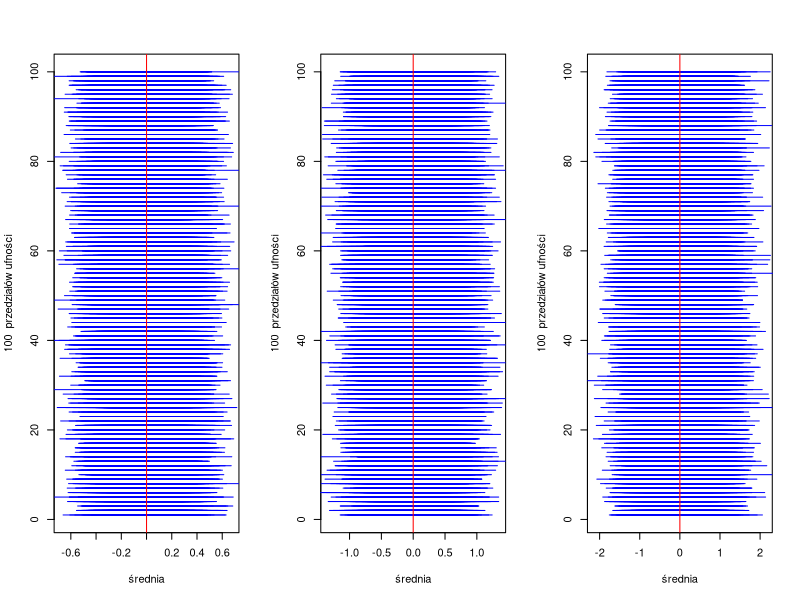
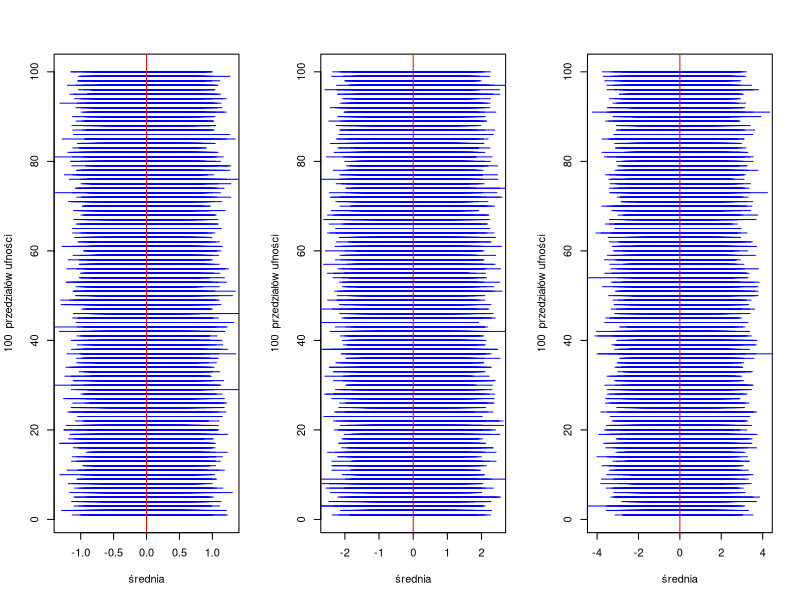
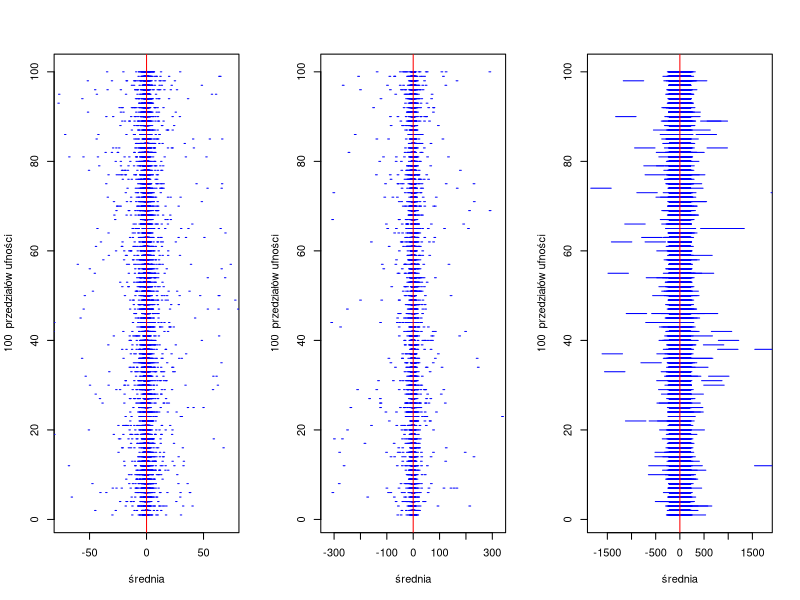
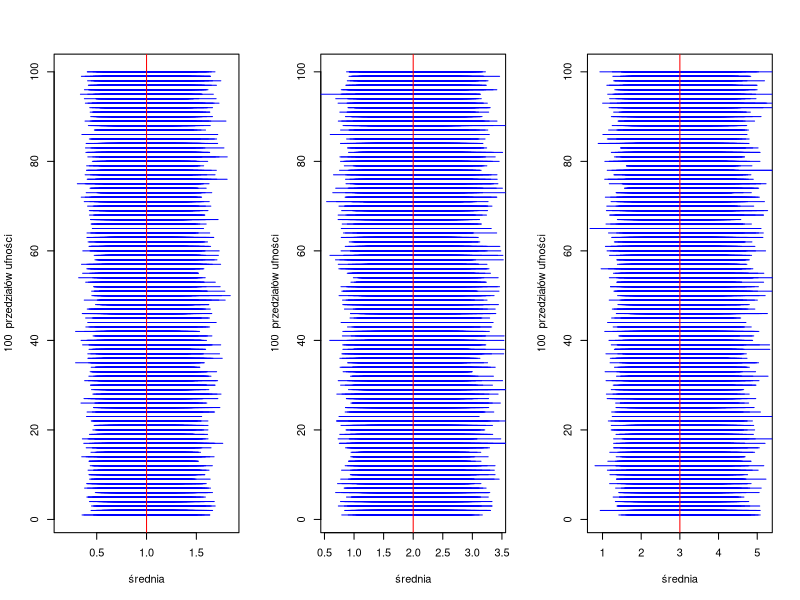
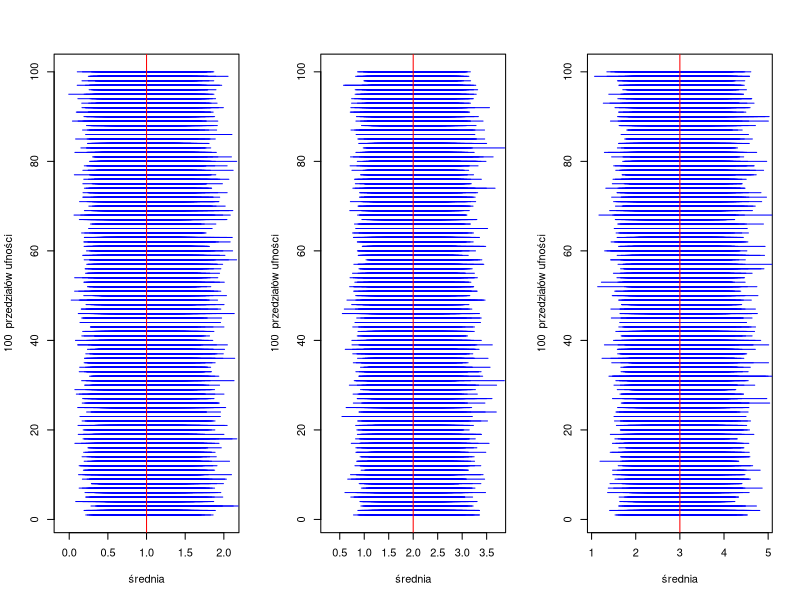
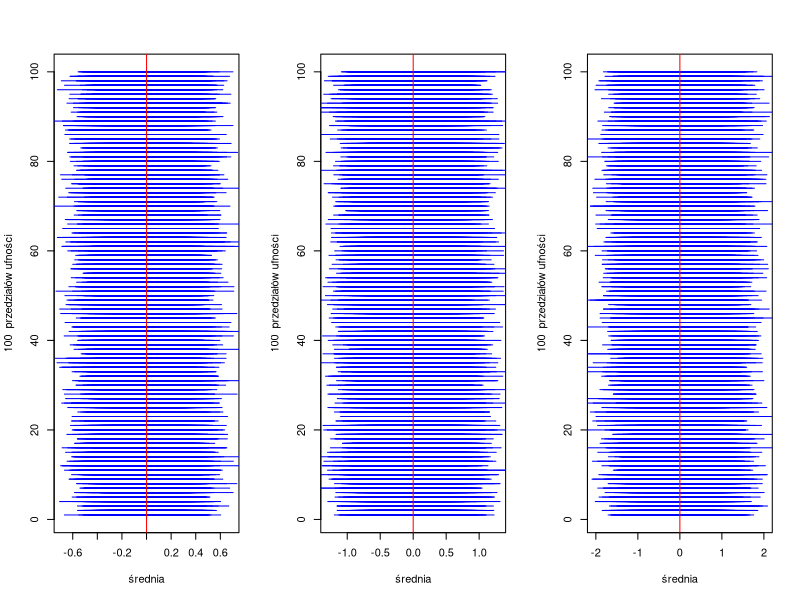

Write the R code that produced these figures, in order. (Note: a time limit stopped this script after it produced the figures.)
## ---- chunk 1
set.seed(123)
number=100
z=qnorm(0.975,0,1)
x1=qchisq(0.975,50)
x2=qchisq(0.025,50)

ramkidanych=function(){
  df<- data.frame(matrix(ncol = 4, nrow = 0))
  x <- c("dlugosc","zawiera się","lewy koniec","prawy koniec")
  colnames(df) <- x
  return(df)
}

zawieranie=function(df,int){
  if(int==1) {print(paste("(i): ","średnia dlugosc: " ,round(mean(df$dlugosc),4), "prawdopodobieństwo pokrycia: ",sum(df$`zawiera się`)/10000))}
  if(int==2) {print(paste("(ii): ","średnia dlugosc: " ,round(mean(df$dlugosc),4), "prawdopodobieństwo pokrycia: ",sum(df$`zawiera się`)/10000))}
  if(int==3) {print(paste("(iii): ","średnia dlugosc: " ,round(mean(df$dlugosc),4), "prawdopodobieństwo pokrycia: ",sum(df$`zawiera się`)/10000))}
}

wykresy=function(nazwa,value,df){
  l=min(df$`lewy koniec`[1:number])
  r=max(df$`prawy koniec`[1:number])
  l=l-abs(0.1*l)
  r=r+abs(0.1*r)
  x=max(abs(value-l),abs(r-value))
  plot(c(value-x,value+x),c(1,number), type="n", xlab=nazwa, ylab=paste(number," przedziałów ufności"))
  segments(df$`lewy koniec`,1:number,df$`prawy koniec`,1:number, col="blue", lwd=1)
  abline(v=value,col="red",lwd=1)
}

f2=function(X,mi,sd,n){
  flaga=0
  l=mean(X)-z*sd/(n)^(0.5)
  r=mean(X)+z*sd/(n)^(0.5)
  dlugosc=r-l
  if (mi>l && mi<r){flaga=1}
  return(c(dlugosc,flaga,l,r)) 
}

f4=function(X,mi,n){
  flaga=0
  sd=(sum((X-mean(X))^2)/(n-1))^(1/2) ## nieznana wariancja
  l=mean(X)-z*sd/(n)^(0.5)
  r=mean(X)+z*sd/(n)^(0.5)
  dlugosc=r-l
  if (mi>l && mi<r){flaga=1}
  return(c(dlugosc,flaga,l,r)) 
}

f6=function(X,mi,sd,n){
  flaga=0
  s2=1/n*sum((X-mi)^2)
  l=n*s2/x1
  r=n*s2/x2
  dlugosc=r-l
  if (sd^2>l && sd^2<r){flaga=1}
  return(c(dlugosc,flaga,l,r)) 
}

f8=function(X,sd,n){
  flaga=0
  s2=1/n*sum((X-mean(X))^2)
  l=n*s2/x1
  r=n*s2/x2
  dlugosc=r-l
  if (sd^2>l && sd^2<r){flaga=1}
  return(c(dlugosc,flaga,l,r)) 
}

f10=function(X,p,n){
  flaga=0
  pval=sum(X>0)/n
  var=sqrt(pval*(1-pval)/n)
  l=pval-z*var
  r=pval+z*var
  dlugosc=r-l
  if (p>l && p<r){flaga=1}
  return(c(dlugosc,flaga,l,r)) 
}
## ---- chunk 2
df1 <- ramkidanych()
df2 <- ramkidanych()
df3 <- ramkidanych()

for (i in 1:10000){
  X1=rnorm(50,0,1)
  X2=rnorm(50,0,2)
  X3=rnorm(50,0,3)
  df1[nrow(df1)+1,] <- f2(X1,0,1,50)
  df2[nrow(df2)+1,] <- f2(X2,0,2,50)
  df3[nrow(df3)+1,] <- f2(X3,0,3,50)
}

zawieranie(df1,1)
zawieranie(df2,2)
zawieranie(df3,3)

par(mfrow=c(1, 3))
wykresy('średnia',0,df1)
wykresy('średnia',0,df2)
wykresy('średnia',0,df3)

## ---- chunk 3
df1 <- ramkidanych()
df2 <- ramkidanych()
df3 <- ramkidanych()

for (i in 1:10000){
  X1=rlogis(50,0,1)
  X2=rlogis(50,0,2)
  X3=rlogis(50,0,3)
  df1[nrow(df1)+1,] <- f2(X1,0,sqrt(1^2*pi^2/3),50)
  df2[nrow(df2)+1,] <- f2(X2,0,sqrt(2^2*pi^2/3),50)
  df3[nrow(df3)+1,] <- f2(X3,0,sqrt(3^2*pi^2/3),50)
}

a=zawieranie(df1,1)
a=zawieranie(df2,2)
a=zawieranie(df3,3)

par(mfrow=c(1, 3))
wykresy('średnia',0,df1)
wykresy('średnia',0,df2)
wykresy('średnia',0,df3)
## ---- chunk 4
df1 <- ramkidanych()
df2 <- ramkidanych()
df3 <- ramkidanych()

n=50
X1=rcauchy(50,0,1)
X2=rcauchy(50,0,2)
X3=rcauchy(50,0,3)
sd1=(sum((X1-mean(X1))^2)/(n-1))^(1/2)
sd2=(sum((X2-mean(X2))^2)/(n-1))^(1/2)
sd3=(sum((X3-mean(X3))^2)/(n-1))^(1/2)
for (i in 1:10000){
  X1=rcauchy(50,0,1)
  X2=rcauchy(50,0,2)
  X3=rcauchy(50,0,3)
  df1[nrow(df1)+1,] <- f2(X1,0,sd1,50)
  df2[nrow(df2)+1,] <- f2(X2,0,sd2,50)
  df3[nrow(df3)+1,] <- f2(X3,0,sd3,50)
}

a=zawieranie(df1,1)
a=zawieranie(df2,2)
a=zawieranie(df3,3)

par(mfrow=c(1, 3))
wykresy('średnia',0,df1)
wykresy('średnia',0,df2)
wykresy('średnia',0,df3)
## ---- chunk 5
df1 <- ramkidanych()
df2 <- ramkidanych()
df3 <- ramkidanych()

for (i in 1:10000){
  X1=rexp(50,1)
  X2=rexp(50,1/2)
  X3=rexp(50,1/3)
  df1[nrow(df1)+1,] <- f2(X1,1,1,50)
  df2[nrow(df2)+1,] <- f2(X2,2,2,50)
  df3[nrow(df3)+1,] <- f2(X3,3,3,50)
}
a=zawieranie(df1,1)
a=zawieranie(df2,2)
a=zawieranie(df3,3)

par(mfrow=c(1, 3))
wykresy('średnia',1,df1)
wykresy('średnia',2,df2)
wykresy('średnia',3,df3)
## ---- chunk 6
df1 <- ramkidanych()
df2 <- ramkidanych()
df3 <- ramkidanych()

for (i in 1:10000){
  X1=rchisq(50,1)
  X2=rchisq(50,2)
  X3=rchisq(50,3)
  df1[nrow(df1)+1,] <- f2(X1,1,2^(1/2),50)
  df2[nrow(df2)+1,] <- f2(X2,2,4^(1/2),50)
  df3[nrow(df3)+1,] <- f2(X3,3,6^(1/2),50)
}

a=zawieranie(df1,1)
a=zawieranie(df2,2)
a=zawieranie(df3,3)

par(mfrow=c(1, 3))
wykresy('średnia',1,df1)
wykresy('średnia',2,df2)
wykresy('średnia',3,df3)
## ---- chunk 7
df1 <- ramkidanych()
df2 <- ramkidanych()
df3 <- ramkidanych()

for (i in 1:10000){
  X1=rnorm(50,0,1)
  X2=rnorm(50,0,2)
  X3=rnorm(50,0,3)
  df1[nrow(df1)+1,] <- f4(X1,0,50)
  df2[nrow(df2)+1,] <- f4(X2,0,50)
  df3[nrow(df3)+1,] <- f4(X3,0,50)
}

zawieranie(df1,1)
zawieranie(df2,2)
zawieranie(df3,3)

par(mfrow=c(1, 3))
wykresy('średnia',0,df1)
wykresy('średnia',0,df2)
wykresy('średnia',0,df3)

## ---- chunk 8
df1 <- ramkidanych()
df2 <- ramkidanych()
df3 <- ramkidanych()

for (i in 1:10000){
  X1=rlogis(50,0,1)
  X2=rlogis(50,0,2)
  X3=rlogis(50,0,3)
  df1[nrow(df1)+1,] <- f4(X1,0,50)
  df2[nrow(df2)+1,] <- f4(X2,0,50)
  df3[nrow(df3)+1,] <- f4(X3,0,50)
}

a=zawieranie(df1,1)
a=zawieranie(df2,2)
a=zawieranie(df3,3)

par(mfrow=c(1, 3))
wykresy('średnia',0,df1)
wykresy('średnia',0,df2)
wykresy('średnia',0,df3)
## ---- chunk 9
df1 <- ramkidanych()
df2 <- ramkidanych()
df3 <- ramkidanych()

for (i in 1:10000){
  X1=rcauchy(50,0,1)
  X2=rcauchy(50,0,2)
  X3=rcauchy(50,0,3)
  df1[nrow(df1)+1,] <- f4(X1,0,50)
  df2[nrow(df2)+1,] <- f4(X2,0,50)
  df3[nrow(df3)+1,] <- f4(X3,0,50)
}

a=zawieranie(df1,1)
a=zawieranie(df2,2)
a=zawieranie(df3,3)

par(mfrow=c(1, 3))
wykresy('średnia',0,df1)
wykresy('średnia',0,df2)
wykresy('średnia',0,df3)
## ---- chunk 10
df1 <- ramkidanych()
df2 <- ramkidanych()
df3 <- ramkidanych()

for (i in 1:10000){
  X1=rexp(50,1)
  X2=rexp(50,1/2)
  X3=rexp(50,1/3)
  df1[nrow(df1)+1,] <- f4(X1,1,50)
  df2[nrow(df2)+1,] <- f4(X2,2,50)
  df3[nrow(df3)+1,] <- f4(X3,3,50)
}
a=zawieranie(df1,1)
a=zawieranie(df2,2)
a=zawieranie(df3,3)

par(mfrow=c(1, 3))
wykresy('średnia',1,df1)
wykresy('średnia',2,df2)
wykresy('średnia',3,df3)
## ---- chunk 11
df1 <- ramkidanych()
df2 <- ramkidanych()
df3 <- ramkidanych()

for (i in 1:10000){
  X1=rchisq(50,1)
  X2=rchisq(50,2)
  X3=rchisq(50,3)
  df1[nrow(df1)+1,] <- f4(X1,1,50)
  df2[nrow(df2)+1,] <- f4(X2,2,50)
  df3[nrow(df3)+1,] <- f4(X3,3,50)
}

a=zawieranie(df1,1)
a=zawieranie(df2,2)
a=zawieranie(df3,3)

par(mfrow=c(1, 3))
wykresy('średnia',1,df1)
wykresy('średnia',2,df2)
wykresy('średnia',3,df3)
## ---- chunk 12
df1 <- ramkidanych()
df2 <- ramkidanych()
df3 <- ramkidanych()

for (i in 1:10000){
  X1=rnorm(50,0,1)
  X2=rnorm(50,0,2)
  X3=rnorm(50,0,3)
  df1[nrow(df1)+1,] <- f6(X1,0,1,50)
  df2[nrow(df2)+1,] <- f6(X2,0,2,50)
  df3[nrow(df3)+1,] <- f6(X3,0,3,50)
}

a=zawieranie(df1,1)
a=zawieranie(df2,2)
a=zawieranie(df3,3)

par(mfrow=c(1, 3))
wykresy('wariancja',1,df1)
wykresy('wariancja',4,df2)
wykresy('wariancja',9,df3)
## ---- chunk 13
df1 <- ramkidanych()
df2 <- ramkidanych()
df3 <- ramkidanych()

for (i in 1:10000){
  X1=rlogis(50,0,1)
  X2=rlogis(50,0,2)
  X3=rlogis(50,0,3)
  df1[nrow(df1)+1,] <- f6(X1,0,sqrt(1^2*pi^2/3),50)
  df2[nrow(df2)+1,] <- f6(X2,0,sqrt(2^2*pi^2/3),50)
  df3[nrow(df3)+1,] <- f6(X3,0,sqrt(3^2*pi^2/3),50)
}

a=zawieranie(df1,1)
a=zawieranie(df2,2)
a=zawieranie(df3,3)

par(mfrow=c(1, 3))
wykresy('wariancja',1^2*pi^2/3,df1)
wykresy('wariancja',2^2*pi^2/3,df2)
wykresy('wariancja',3^2*pi^2/3,df3)
## ---- chunk 14
df1 <- ramkidanych()
df2 <- ramkidanych()
df3 <- ramkidanych()

n=50
X1=rcauchy(50,0,1)
X2=rcauchy(50,0,2)
X3=rcauchy(50,0,3)
sd1=(sum((X1-mean(X1))^2)/(n-1))^(1/2)
sd2=(sum((X2-mean(X2))^2)/(n-1))^(1/2)
sd3=(sum((X3-mean(X3))^2)/(n-1))^(1/2)
for (i in 1:10000){
  X1=rcauchy(50,0,1)
  X2=rcauchy(50,0,2)
  X3=rcauchy(50,0,3)
  df1[nrow(df1)+1,] <- f6(X1,0,sd1,50)
  df2[nrow(df2)+1,] <- f6(X2,0,sd2,50)
  df3[nrow(df3)+1,] <- f6(X3,0,sd3,50)
}

a=zawieranie(df1,1)
a=zawieranie(df2,2)
a=zawieranie(df3,3)

par(mfrow=c(1, 3))
wykresy('wariancja',sd1^2,df1)
wykresy('wariancja',sd2^2,df2)
wykresy('wariancja',sd3^2,df3)
## ---- chunk 15
df1 <- ramkidanych()
df2 <- ramkidanych()
df3 <- ramkidanych()

for (i in 1:10000){
  X1=rexp(50,1)
  X2=rexp(50,1/2)
  X3=rexp(50,1/3)
  df1[nrow(df1)+1,] <- f6(X1,1,1,50)
  df2[nrow(df2)+1,] <- f6(X2,2,2,50)
  df3[nrow(df3)+1,] <- f6(X3,3,3,50)
}
a=zawieranie(df1,1)
a=zawieranie(df2,2)
a=zawieranie(df3,3)

par(mfrow=c(1, 3))
wykresy('wariancja',1,df1)
wykresy('wariancja',4,df2)
wykresy('wariancja',9,df3)
## ---- chunk 16
df1 <- ramkidanych()
df2 <- ramkidanych()
df3 <- ramkidanych()

for (i in 1:10000){
  X1=rchisq(50,1)
  X2=rchisq(50,2)
  X3=rchisq(50,3)
  df1[nrow(df1)+1,] <- f6(X1,1,2^(1/2),50)
  df2[nrow(df2)+1,] <- f6(X2,2,4^(1/2),50)
  df3[nrow(df3)+1,] <- f6(X3,3,6^(1/2),50)
}

a=zawieranie(df1,1)
a=zawieranie(df2,2)
a=zawieranie(df3,3)

par(mfrow=c(1, 3))
wykresy('wariancja',2,df1)
wykresy('wariancja',4,df2)
wykresy('wariancja',6,df3)
## ---- chunk 17
df1 <- ramkidanych()
df2 <- ramkidanych()
df3 <- ramkidanych()

for (i in 1:10000){
  X1=rnorm(50,0,1)
  X2=rnorm(50,0,2)
  X3=rnorm(50,0,3)
  df1[nrow(df1)+1,] <- f8(X1,1,50)
  df2[nrow(df2)+1,] <- f8(X2,2,50)
  df3[nrow(df3)+1,] <- f8(X3,3,50)
}

a=zawieranie(df1,1)
a=zawieranie(df2,2)
a=zawieranie(df3,3)

par(mfrow=c(1, 3))
wykresy('wariancja',1,df1)
wykresy('wariancja',4,df2)
wykresy('wariancja',9,df3)
## ---- chunk 18
df1 <- ramkidanych()
df2 <- ramkidanych()
df3 <- ramkidanych()

for (i in 1:10000){
  X1=rlogis(50,0,1)
  X2=rlogis(50,0,2)
  X3=rlogis(50,0,3)
  df1[nrow(df1)+1,] <- f8(X1,sqrt(1^2*pi^2/3),50)
  df2[nrow(df2)+1,] <- f8(X2,sqrt(2^2*pi^2/3),50)
  df3[nrow(df3)+1,] <- f8(X3,sqrt(3^2*pi^2/3),50)
}

a=zawieranie(df1,1)
a=zawieranie(df2,2)
a=zawieranie(df3,3)

par(mfrow=c(1, 3))
wykresy('wariancja',1^2*pi^2/3,df1)
wykresy('wariancja',2^2*pi^2/3,df2)
wykresy('wariancja',3^2*pi^2/3,df3)
## ---- chunk 19
df1 <- ramkidanych()
df2 <- ramkidanych()
df3 <- ramkidanych()

n=50
X1=rcauchy(50,0,1)
X2=rcauchy(50,0,2)
X3=rcauchy(50,0,3)
sd1=(sum((X1-mean(X1))^2)/(n-1))^(1/2)
sd2=(sum((X2-mean(X2))^2)/(n-1))^(1/2)
sd3=(sum((X3-mean(X3))^2)/(n-1))^(1/2)
for (i in 1:10000){
  X1=rcauchy(50,0,1)
  X2=rcauchy(50,0,2)
  X3=rcauchy(50,0,3)
  df1[nrow(df1)+1,] <- f8(X1,sd1,50)
  df2[nrow(df2)+1,] <- f8(X2,sd2,50)
  df3[nrow(df3)+1,] <- f8(X3,sd3,50)
}

a=zawieranie(df1,1)
a=zawieranie(df2,2)
a=zawieranie(df3,3)

par(mfrow=c(1, 3))
wykresy('wariancja',sd1^2,df1)
wykresy('wariancja',sd2^2,df2)
wykresy('wariancja',sd3^2,df3)
## ---- chunk 20
df1 <- ramkidanych()
df2 <- ramkidanych()
df3 <- ramkidanych()

for (i in 1:10000){
  X1=rexp(50,1)
  X2=rexp(50,1/2)
  X3=rexp(50,1/3)
  df1[nrow(df1)+1,] <- f8(X1,1,50)
  df2[nrow(df2)+1,] <- f8(X2,2,50)
  df3[nrow(df3)+1,] <- f8(X3,3,50)
}
a=zawieranie(df1,1)
a=zawieranie(df2,2)
a=zawieranie(df3,3)

par(mfrow=c(1, 3))
wykresy('wariancja',1,df1)
wykresy('wariancja',4,df2)
wykresy('wariancja',9,df3)
## ---- chunk 21
df1 <- ramkidanych()
df2 <- ramkidanych()
df3 <- ramkidanych()

for (i in 1:10000){
  X1=rchisq(50,1)
  X2=rchisq(50,2)
  X3=rchisq(50,3)
  df1[nrow(df1)+1,] <- f8(X1,2^(1/2),50)
  df2[nrow(df2)+1,] <- f8(X2,4^(1/2),50)
  df3[nrow(df3)+1,] <- f8(X3,6^(1/2),50)
}

a=zawieranie(df1,1)
a=zawieranie(df2,2)
a=zawieranie(df3,3)

par(mfrow=c(1, 3))
wykresy('wariancja',2,df1)
wykresy('wariancja',4,df2)
wykresy('wariancja',6,df3)
## ---- chunk 22
df1 <- ramkidanych()
df2 <- ramkidanych()
df3 <- ramkidanych()

for (i in 1:10000){
  X1=rnorm(50,0,1)
  X2=rnorm(50,0,2)
  X3=rnorm(50,0,3)
  df1[nrow(df1)+1,] <- f10(X1,1/2,50)
  df2[nrow(df2)+1,] <- f10(X2,1/2,50)
  df3[nrow(df3)+1,] <- f10(X3,1/2,50)
}

a=zawieranie(df1,1)
a=zawieranie(df2,2)
a=zawieranie(df3,3)

par(mfrow=c(1, 3))
wykresy('p',1/2,df1)
wykresy('p',1/2,df2)
wykresy('p',1/2,df3)
## ---- chunk 23
df1 <- ramkidanych()
df2 <- ramkidanych()
df3 <- ramkidanych()

for (i in 1:10000){
  X1=rlogis(50,0,1)
  X2=rlogis(50,0,2)
  X3=rlogis(50,0,3)
  df1[nrow(df1)+1,] <- f10(X1,1/2,50)
  df2[nrow(df2)+1,] <- f10(X2,1/2,50)
  df3[nrow(df3)+1,] <- f10(X3,1/2,50)
}

a=zawieranie(df1,1)
a=zawieranie(df2,2)
a=zawieranie(df3,3)

par(mfrow=c(1, 3))
wykresy('p',1/2,df1)
wykresy('p',1/2,df2)
wykresy('p',1/2,df3)
## ---- chunk 24
df1 <- ramkidanych()
df2 <- ramkidanych()
df3 <- ramkidanych()

for (i in 1:10000){
  X1=rcauchy(50,0,1)
  X2=rcauchy(50,0,2)
  X3=rcauchy(50,0,3)
  df1[nrow(df1)+1,] <- f10(X1,1/2,50)
  df2[nrow(df2)+1,] <- f10(X2,1/2,50)
  df3[nrow(df3)+1,] <- f10(X3,1/2,50)
}

a=zawieranie(df1,1)
a=zawieranie(df2,2)
a=zawieranie(df3,3)

par(mfrow=c(1, 3))
wykresy('p',1/2,df1)
wykresy('p',1/2,df2)
wykresy('p',1/2,df3)
